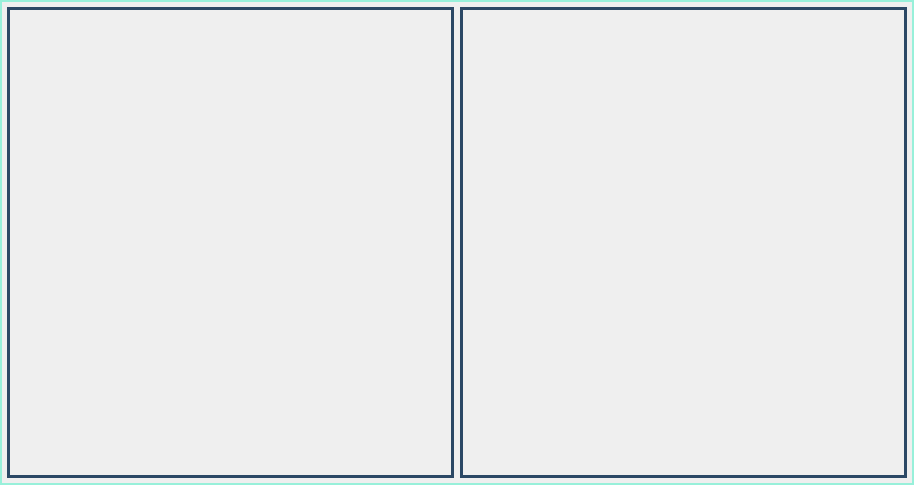
                <widget class="QWidget" name="lesson_stk_widget">
                 <property name="styleSheet">
                  <string notr="true">border: 2px solid rgb(152, 240, 218);</string>
                 </property>
                 <layout class="QGridLayout" name="gridLayout_25">
                  <property name="leftMargin">
                   <number>0</number>
                  </property>
                  <property name="topMargin">
                   <number>0</number>
                  </property>
                  <property name="rightMargin">
                   <number>0</number>
                  </property>
                  <property name="bottomMargin">
                   <number>0</number>
                  </property>
                  <item row="0" column="0">
                   <widget class="QFrame" name="frame_14">
                    <property name="frameShape">
                     <enum>QFrame::StyledPanel</enum>
                    </property>
                    <property name="frameShadow">
                     <enum>QFrame::Raised</enum>
                    </property>
                    <layout class="QVBoxLayout" name="verticalLayout_10">
                     <property name="leftMargin">
                      <number>5</number>
                     </property>
                     <property name="topMargin">
                      <number>5</number>
                     </property>
                     <property name="rightMargin">
                      <number>5</number>
                     </property>
                     <property name="bottomMargin">
                      <number>5</number>
                     </property>
                     <item>
                      <widget class="QFrame" name="frame_15">
                       <property name="minimumSize">
                        <size>
                         <width>900</width>
                         <height>471</height>
                        </size>
                       </property>
                       <property name="styleSheet">
                        <string notr="true">border: none;</string>
                       </property>
                       <property name="frameShape">
                        <enum>QFrame::StyledPanel</enum>
                       </property>
                       <property name="frameShadow">
                        <enum>QFrame::Raised</enum>
                       </property>
                       <layout class="QHBoxLayout" name="horizontalLayout_19">
                        <property name="leftMargin">
                         <number>0</number>
                        </property>
                        <property name="topMargin">
                         <number>0</number>
                        </property>
                        <property name="rightMargin">
                         <number>0</number>
                        </property>
                        <property name="bottomMargin">
                         <number>0</number>
                        </property>
                        <item>
                         <widget class="QLabel" name="p_lesson_left_graph_lbl">
                          <property name="minimumSize">
                           <size>
                            <width>430</width>
                            <height>380</height>
                           </size>
                          </property>
                          <property name="styleSheet">
                           <string notr="true">border: 3px solid rgb(43, 72, 101);</string>
                          </property>
                          <property name="text">
                           <string/>
                          </property>
                          <property name="alignment">
                           <set>Qt::AlignCenter</set>
                          </property>
                         </widget>
                        </item>
                        <item>
                         <widget class="QLabel" name="p_lesson_right_graph_lbl">
                          <property name="minimumSize">
                           <size>
                            <width>430</width>
                            <height>380</height>
                           </size>
                          </property>
                          <property name="styleSheet">
                           <string notr="true">border: 3px solid rgb(43, 72, 101);</string>
                          </property>
                          <property name="text">
                           <string/>
                          </property>
                          <property name="alignment">
                           <set>Qt::AlignCenter</set>
                          </property>
                         </widget>
                        </item>
                       </layout>
                      </widget>
                     </item>
                    </layout>
                   </widget>
                  </item>
                 </layout>
                </widget>
